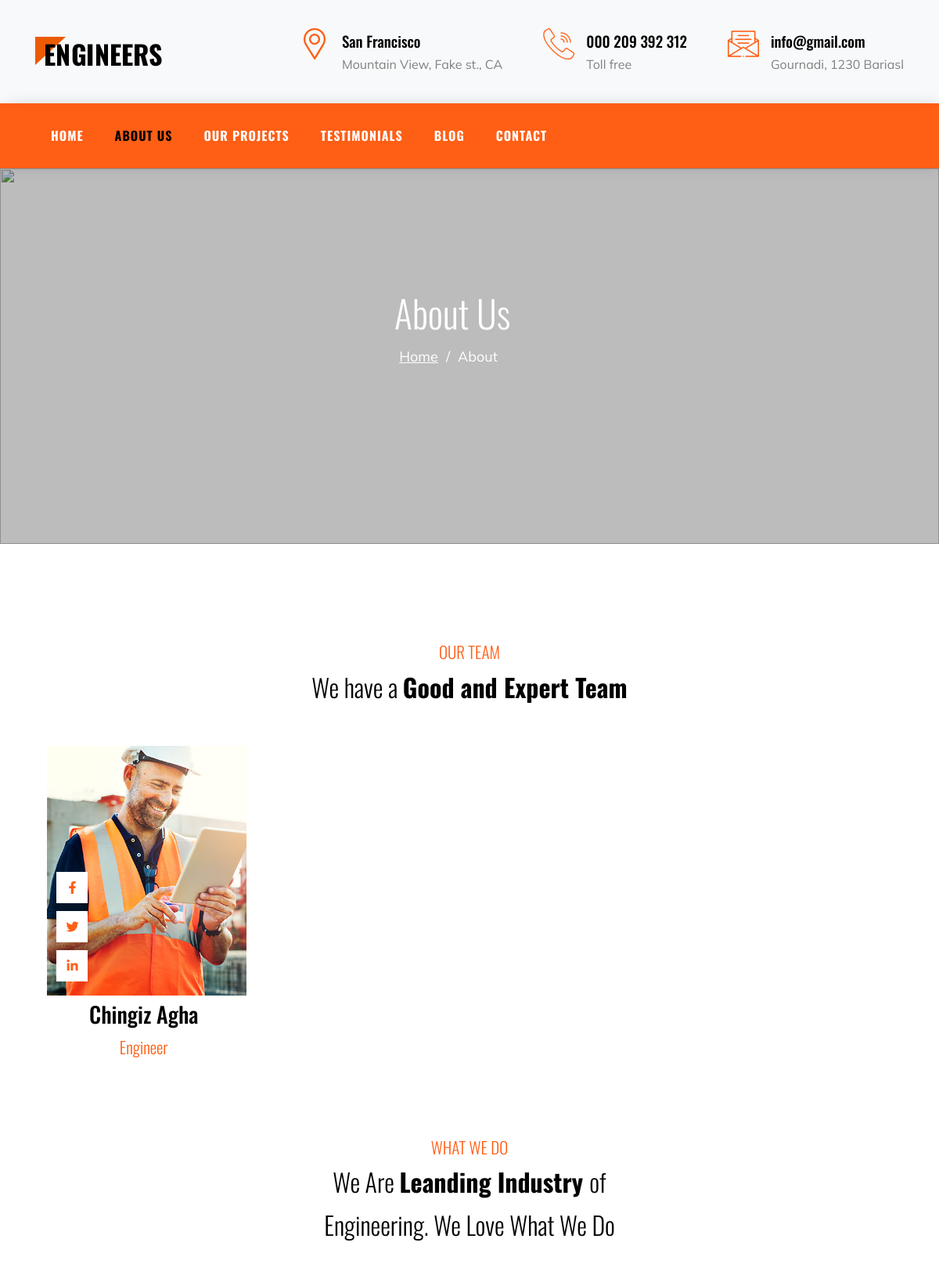
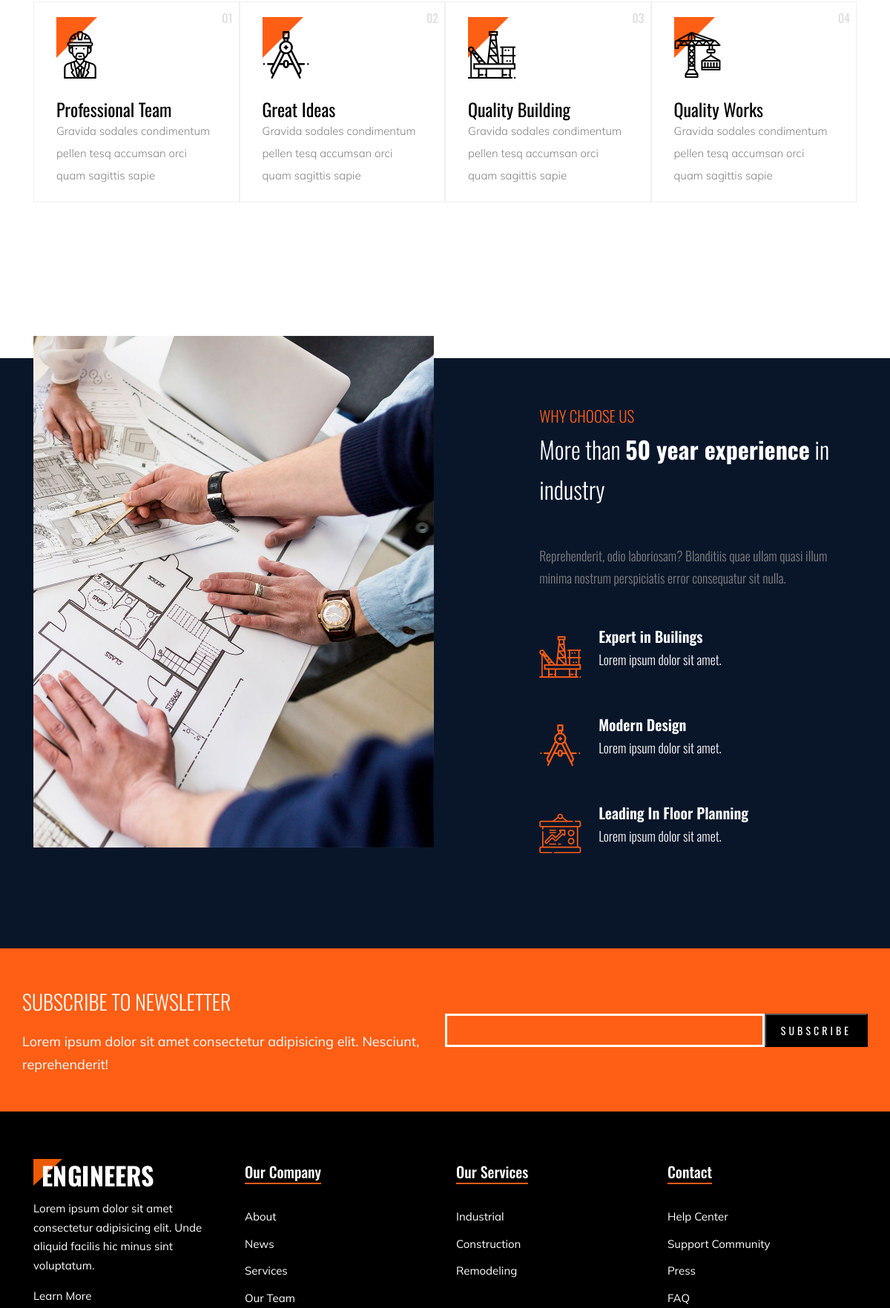
/about (upper part), run on the app's committed database (2 pictures, top to bottom).
### engineers/models.py (models this page shows)
class Address(db.Model):
    id = db.Column(db.Integer, primary_key=True)
    icon = db.Column(db.String(20), nullable=True)
    desc = db.Column(db.String(50), nullable=False)
    big_desc = db.Column(db.String(75), nullable=False)

class Worker(db.Model):
    id = db.Column(db.Integer, primary_key=True)
    name = db.Column(db.String(50), nullable=False)
    work = db.Column(db.String(25), nullable=False)
    image = db.Column(db.String(20), nullable=True)
    fb_link = db.Column(db.String(250), nullable=True)
    tw_link = db.Column(db.String(250), nullable=True)
    ln_link = db.Column(db.String(250), nullable=True)

### engineers/controllers.py (the view)
@app.route('/about')
def about():
    address = Address.query.all()
    workers = Worker.query.all()
    return render_template('app/about.html', workers=workers, address=address)

### engineers/templates/app/about.html (shortened to what this page needs)
{% extends 'app/base.html' %}
{% block content %}
    <menu>
        <div class="row nav-sticky">
            <div class="row-nav col-12 ff-oswald">
                <ul class="d-flex nav-ul color-fff">
                    <li class="nav-li"><a href="/index" >Home</a></li>
                    <li class="nav-li"><a href="/about" class="selected">About Us</a></li>
                    <li class="nav-li"><a href="/projects">Our Projects</a></li>
                    <li class="nav-li"><a href="/testi">Testimonials</a></li>
                    <li class="nav-li"><a href="/blog">Blog</a></li>
                    <li class="nav-li"><a href="/contact">Contact</a></li>
                </ul>
            </div>
        </div>
    </menu>
    <section>
        <figure class="bg-img-fig height-60vh">
            <div class="overlay"></div>
            <img src="{{ url_for('static', filename='img/hero_1.jpg')}}" alt="" class="bg-img user-none">
            <div class="row-title">
                <div class="about-section-title txt-algn-cnt max-w-1140 p-abs margin-0-auto">
                    <h2 class="margin-0">About Us</h2>
                    <p class="d-flex jc-center ff-mulish">
                        <a href="/index" class="color-fff margin-r-1">Home</a>
                        <span class="margin-r-1">/</span>
                        <span class="margin-r-1">About</span>
                    </p>
                </div>
            </div>
        </figure>
    </section>
    <main>
        <div class="block-about">
            <div class="container max-w-1140 margin-0-auto">
                <div class="row row-about-team-title txt-algn-cnt">
                    <span class="span-orange">
                        OUR TEAM
                    </span>
                    <h2>
                        We have a <span class="font-bold">Good and Expert Team</span>
                    </h2>
                </div>
                <div class="row row-about-team d-flex margin-0-auto ">
                    {% for worker in workers %}
                    <div class="col-3 padding-side">
                        <div class="worker">
                            <figure class="about-fig">
                                <img src="static/uploads/{{worker.image}}" alt="">
                                <div class="social-icons">
                                    <a href="{{worker.fb_link}}">
                                        <i class="fab fa-facebook-f"></i>
                                    </a>
                                    <a href="{{worker.tw_link}}">
                                        <i class="fab fa-twitter"></i>
                                    </a>
                                    <a href="{{worker.ln_link}}">
                                        <i class="fab fa-linkedin-in"></i>
                                    </a>
                                </div>
                            </figure>
                            <div class="worker-info txt-algn-cnt">
                                <h3>
                                    {{worker.name}}
                                </h3>
                                <span class="span-orange">
                                    {{worker.work}}
                                </span>
                            </div>
                        </div>
                    </div>
                    {% endfor %}
                </div>
            </div>
        </div>
        <div class="block-1">
            <div class="container container-do">
                <div class="row">
                    <div class="main-text">
                        <span class="span-orange">WHAT WE DO</span>
                        <h2 class="main-h2">We Are <span class="span-black">Leanding Industry </span> of
                            <br>
                            Engineering.
                            We Love What We Do
                        </h2>
                    </div>
                </div>
                <div class="row-2 d-flex">
                    <div class="col-3">
                        <div class="do-box-1 d-flex">
                            <span class="triangle-orange-about"></span>
                            <span class="number">01</span>
                            <div class="do-box-1-icon">
                                <i class="flaticon-engineer"></i>
                            </div>
                            <div class="do-box-1-text">
                                <h3>Professional Team</h3>
                                <p class="ff-mulish">Gravida sodales condimentum pellen tesq accumsan orci quam sagittis
                                    sapie</p>
                            </div>
                        </div>
                    </div>
                    <div class="col-3">
                        <div class="do-box-1 d-flex">
                            <span class="triangle-orange-about"></span>
                            <span class="number">02</span>
                            <div class="do-box-1-icon">
                                <i class="flaticon-compass"></i>
                            </div>
                            <div class="do-box-1-text">
                                <h3>Great Ideas</h3>
                                <p class="ff-mulish">Gravida sodales condimentum pellen tesq accumsan orci quam sagittis
                                    sapie</p>
                            </div>
                        </div>
                    </div>
                    <div class="col-3">
                        <div class="do-box-1 d-flex">
                            <span class="triangle-orange-about"></span>
                            <span class="number">03</span>
                            <div class="do-box-1-icon">
                                <i class="flaticon-oil-platform"></i>
                            </div>
                            <div class="do-box-1-text">
                                <h3>Quality Building</h3>
                                <p class="ff-mulish">Gravida sodales condimentum pellen tesq accumsan orci quam sagittis
                                    sapie</p>
                            </div>
                        </div>
                    </div>
                    <div class="col-3">
                        <div class="do-box-1 d-flex">
                            <span class="triangle-orange-about"></span>
                            <span class="number">04</span>
                            <div class="do-box-1-icon">
                                <i class="flaticon-crane"></i>
                            </div>
                            <div class="do-box-1-text">
                                <h3>Quality Works</h3>
                                <p class="ff-mulish">Gravida sodales condimentum pellen tesq accumsan orci quam sagittis
                                    sapie</p>
                            </div>
                        </div>
                    </div>
                </div>
            </div>
        </div>
        <div class="block-2 padding-bt-0">
            <div class="container container-us">
                <div class="row d-flex">
                    <div class="col-6">
                        <div class="column-left">
                            <figure>
                                <img src="{{ url_for('static', filename='img/about_1.jpg')}}" alt="">
                            </figure>
                        </div>
                    </div>
                    <div class="col-6">
                        <div class="column-right">
                            <span class="span-orange">
                                WHY CHOOSE US
                            </span>
                            <h2>
                                More than <span class="font-bold">50 year experience</span> in industry
                            </h2>
                            <p class="cl-gray pb-2">
                                Reprehenderit, odio laboriosam? Blanditiis quae ullam quasi illum minima nostrum
                                perspiciatis
                                error consequatur sit nulla.
                            </p>
                            <div>
                                <div class="d-flex mb-24">
                                    <i class="flaticon-oil-platform"></i>
                                    <div>
                                        <h4>Expert in Builings</h4>
                                        <p>Lorem ipsum dolor sit amet.</p>
                                    </div>
                                </div>
                                <div class="d-flex mb-24">
                                    <i class="flaticon-compass"></i>
                                    <div>
                                        <h4>Modern Design</h4>
                                        <p>Lorem ipsum dolor sit amet.</p>
                                    </div>
                                </div>
                                <div class="d-flex mb-24">
                                    <i class="flaticon-strategy"></i>
                                    <div>
                                        <h4>Leading In Floor Planning</h4>
                                        <p>Lorem ipsum dolor sit amet.</p>
                                    </div>
                                </div>
                            </div>
                        </div>
                    </div>
                </div>
            </div>
        </div>
        <div class="block-7">
            <div class="container container-sub">
                <div class="row max-w-1140 d-flex margin-0-auto">
                    <div class="col-6">
                        <div class="sub-left">
                            <h2>
                                SUBSCRIBE TO NEWSLETTER
                            </h2>
                            <p>
                                Lorem ipsum dolor sit amet consectetur adipisicing elit. Nesciunt, reprehenderit!
                            </p>
                        </div>
                    </div>
                    <div class="col-6">
                        <form action="#" class="d-flex">
                            <input type="text" class="form-sub form-sub-input">
                            <input type="submit" class="form-sub form-sub-submit" value="SUBSCRIBE">
                        </form>
                    </div>
                </div>
            </div>
        </div>
    </main>
    {% endblock %}

### engineers/templates/includes/header.html
<header>
    <section id="section-head-1">
        <div class="container container-head">
            <div class="row row-head-contact d-flex">
                <figure class="img-head-contact">
                    <a href="#"><img src="{{ url_for('static', filename='img/logo.png')}}" alt="logo-engineers" class="img-logo"></a>
                </figure>
                {% for add in address %}
                <div class="box-head-contact d-flex">
                    <i class="{{add.icon}} head-icon"></i>
                    <div class="contact-text">
                        <div class="top-text ff-oswald f-weight">{{add.desc}}</div>
                        <div class="bottom-text ff-mulish">{{add.big_desc}}</div>
                    </div>
                </div>
                {% endfor %}
            </div>
        </div>
    </section>
</header>

### data on the page
Address: desc "San Francisco", big_desc "Mountain View, Fake st., CA"
Address: desc "000 209 392 312", big_desc "Toll free"
Address: desc "info@gmail.com", big_desc "Gournadi, 1230 Bariasl"
Worker: image (picture), name "Chingiz Agha", work "Engineer"
